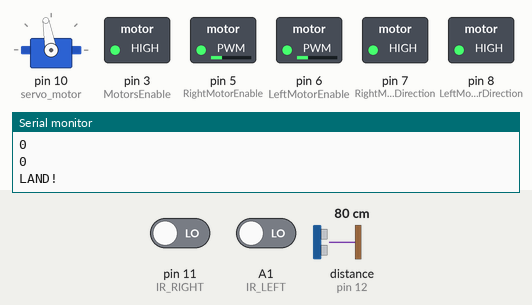
This sketch was run on a simulated Arduino Mega 2560, built with avr-gcc and run on an emulated ATmega2560. Shown: servo, switched loads named in the sketch (green lamp = pin HIGH), the last lines printed to the serial monitor. Dashed ring = blinking. The test bench sets the inputs (shaded band); at power-on: distance to the obstacle (sensor on pin 12) 80 cm, pin 11 (IR_RIGHT) LOW, A1 (IR_LEFT) LOW. The echo pulse lasts 58.3 µs per cm.

Above: at 3.9 s.
4.0 s: distance to the obstacle (sensor on pin 12) set to 27 cm
5.5 s: distance to the obstacle (sensor on pin 12) set to 22 cm
At 8.4 s:
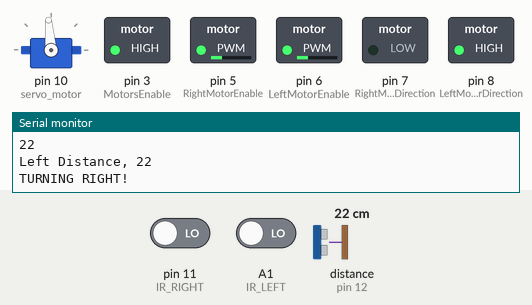
8.5 s: pin 11 (IR_RIGHT) driven HIGH
At 11.3 s:
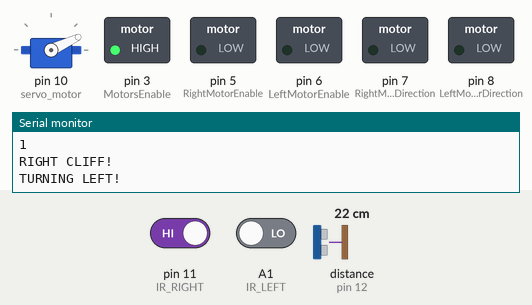
11.5 s: A1 (IR_LEFT) driven HIGH
At 12.4 s:
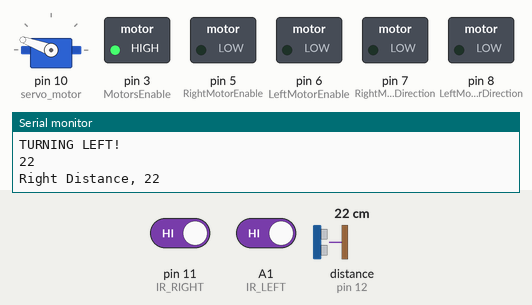
14.5 s: distance to the obstacle (sensor on pin 12) set to 24 cm
17.5 s: distance to the obstacle (sensor on pin 12) set to 35 cm
At 19.39 s:
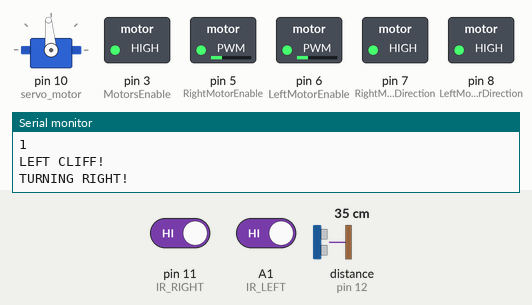
Timing chart, 0 to 21.5 s (numbered marks = the images above; inputs shaded):
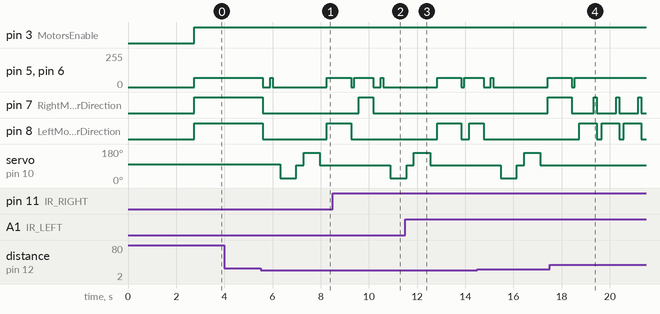

Measured:
- the behaviour switches between 26 and 25 cm on distance to the obstacle (sensor on pin 12) (found by bisection; images 0 and 1)
- after the input at 5.5 s, pin 5 (RightMotorEnable), pin 6 (LeftMotorEnable): 70/255 → 0/255 after 0.10 s, → 70/255 0.30 s later, → 0/255 0.11 s later, → 70/255 2.2 s later
- after the input at 8.5 s, pin 7 (RightMotorDirection): LOW → HIGH after 1.1 s, → LOW 0.60 s later
- after the input at 11.5 s, pin 7 (RightMotorDirection): stays LOW (without the input it goes to HIGH after 2.7 s)
- after the input at 14.5 s, pin 7 (RightMotorDirection): LOW → HIGH after 2.9 s
- after the input at 17.5 s, pin 5 (RightMotorEnable), pin 6 (LeftMotorEnable): goes on until 18.5 s, then stays 70/255; servo on pin 10 (servo_motor): stays 95° (without the input it goes to 25° after 2.5 s)

The sketch:

working_IR_and_ULTRA.ino
```cpp
#include <Servo.h>          //Servo motor library. This is standard library
#include <NewPing.h>        //Ultrasonic sensor function library. You must install this library
//#include <iostream>         // for out stack
//#include <stack>            // for out stack

//our L298N control pins
//int i;
const int IR_LEFT = A1;
const int IR_RIGHT = 11;
// const int IR_LEFT_F = ;
// const int IR_RIGHT_F = ;
const int MOVE = 70;
const int MotorsEnable = 3;
const int LeftMotorEnable = 6;
const int RightMotorEnable = 5;
const int RightMotorDirection = 7;
const int LeftMotorDirection = 8;

//sensor pins
#define trig_pin 13//A1 //analog input 1
#define echo_pin 12//A2 //analog input 2

#define maximum_distance 200
boolean goesForward = false;
int distance = 100;
//std::stack<char> lastCliff;

NewPing sonar(trig_pin, echo_pin, maximum_distance); //sensor function
Servo servo_motor; //our servo name

void setup(){
  //std::stack<char>().swap(lastCliff);
  Serial.begin(9600);
  pinMode(MotorsEnable, OUTPUT);
  pinMode(RightMotorEnable, OUTPUT);
  pinMode(LeftMotorEnable, OUTPUT);
  pinMode(LeftMotorDirection, OUTPUT);
  pinMode(RightMotorDirection, OUTPUT);


  servo_motor.attach(10); //our servo pin

  servo_motor.write(100);
  delay(2000);
  distance = readPing();
  delay(100);
  distance = readPing();
  delay(100);
  distance = readPing();
  delay(100);
  distance = readPing();
  delay(100);
}


void loop(){
  int distanceRight = 0;
  int distanceLeft = 0;
  delay(50);
  moveForward();
  cliffCheck();
  if (distance <= 25){
    moveStop();
    delay(300);
    moveBackward();
    delay(10);
    moveStop();
    delay(300);
    distanceRight = lookRight();
    delay(300);
    distanceLeft = lookLeft();
    delay(300);

    if (distance >= distanceLeft){
      turnRight();
      moveStop();
    }
    else{
      turnLeft();
      moveStop();
    }
  }
  else{
    moveForward();
  }
    distance = readPing();
    //std::stack<char>().swap(lastCliff);
}

void cliffCheck(){
  int sensorStatus_Left = digitalRead(IR_LEFT);
  int sensorStatus_Right = digitalRead(IR_RIGHT);
  Serial.println(sensorStatus_Left);
  Serial.println(sensorStatus_Right);
  if (sensorStatus_Left == 1){
    //lastCliff.push('L');
    Serial.println("LEFT CLIFF!"); // print Motion Detected! on the serial monitor window
    clifMoveBackward();
    //moveBackwardCliff();
    cliffTurnRight();
  }
  else if (sensorStatus_Right == 1){
    Serial.println("RIGHT CLIFF!"); // print Motion Detected! on the serial monitor window
    //lastCliff.push('R');
    //moveBackwardCliff();
    clifMoveBackward();
    cliffTurnLeft();
  }else{
    Serial.println("LAND!");
    moveForward();
  }
}


int lookRight(){
  servo_motor.write(25);
  delay(500);
  int distance = readPing();
  delay(100);
  Serial.print("Right Distance, ");
  Serial.println(distance);
  servo_motor.write(95);
  return distance;
}


int lookLeft(){

  servo_motor.write(160);
  delay(500);
  int distance = readPing();
  delay(100);
  servo_motor.write(95);
  Serial.print("Left Distance, ");
  Serial.println(distance);
  return distance;
  delay(100);
}


int readPing(){
  delay(70);
  int cm = sonar.ping_cm();
  if (cm==0){
    cm=250;
  }
  Serial.println(cm);
  return cm;
}


void moveStop(){
  digitalWrite(MotorsEnable, HIGH);
  digitalWrite(LeftMotorEnable, LOW);
  digitalWrite(RightMotorEnable, LOW);
  digitalWrite(RightMotorDirection, LOW);
  digitalWrite(LeftMotorDirection, LOW);

}


void moveForward(){
  if(!goesForward){
    goesForward=true;
    digitalWrite(3, HIGH); //Motors Enable
    analogWrite(5, MOVE); //Right motor enable
    analogWrite(6, MOVE); //Left motor enable
    digitalWrite(7, HIGH); //Right motor direction
    digitalWrite(8, HIGH); //Left motor direction
  }
}

void moveBackward(){
  goesForward=false;

  digitalWrite(MotorsEnable, HIGH);
  analogWrite(LeftMotorEnable, MOVE);
  analogWrite(RightMotorEnable, MOVE);
  analogWrite(RightMotorDirection, LOW);
  analogWrite(LeftMotorDirection, LOW);
  delay(100);
}

void clifMoveBackward(){
  goesForward=false;

  digitalWrite(MotorsEnable, HIGH);
  analogWrite(LeftMotorEnable, MOVE);
  analogWrite(RightMotorEnable, MOVE);
  analogWrite(RightMotorDirection, LOW);
  analogWrite(LeftMotorDirection, LOW);
  delay(200);
}

void turnRight(){
  Serial.println("TURNING RIGHT!");
  digitalWrite(MotorsEnable, HIGH);
  analogWrite(RightMotorEnable, MOVE);
  analogWrite(LeftMotorEnable, MOVE);
  digitalWrite(LeftMotorDirection, HIGH);
  digitalWrite(RightMotorDirection, LOW);
  delay(1000);
}

void cliffTurnRight(){
  Serial.println("TURNING RIGHT!");
  digitalWrite(MotorsEnable, HIGH);
  analogWrite(RightMotorEnable, MOVE);
  analogWrite(LeftMotorEnable, MOVE);
  digitalWrite(LeftMotorDirection, HIGH);
  digitalWrite(RightMotorDirection, LOW);
  delay(600);
}

void turnLeft(){
  Serial.println("TURNING LEFT!");
  digitalWrite(MotorsEnable, HIGH);
  analogWrite(LeftMotorEnable, MOVE);
  analogWrite(RightMotorEnable, MOVE);
  digitalWrite(LeftMotorDirection, LOW);
  digitalWrite(RightMotorDirection, HIGH);
  delay(1000);
}

void cliffTurnLeft(){
  Serial.println("TURNING LEFT!");
  digitalWrite(MotorsEnable, HIGH);
  analogWrite(LeftMotorEnable, MOVE);
  analogWrite(RightMotorEnable, MOVE);
  digitalWrite(LeftMotorDirection, LOW);
  digitalWrite(RightMotorDirection, HIGH);
  delay(600);
}
```
